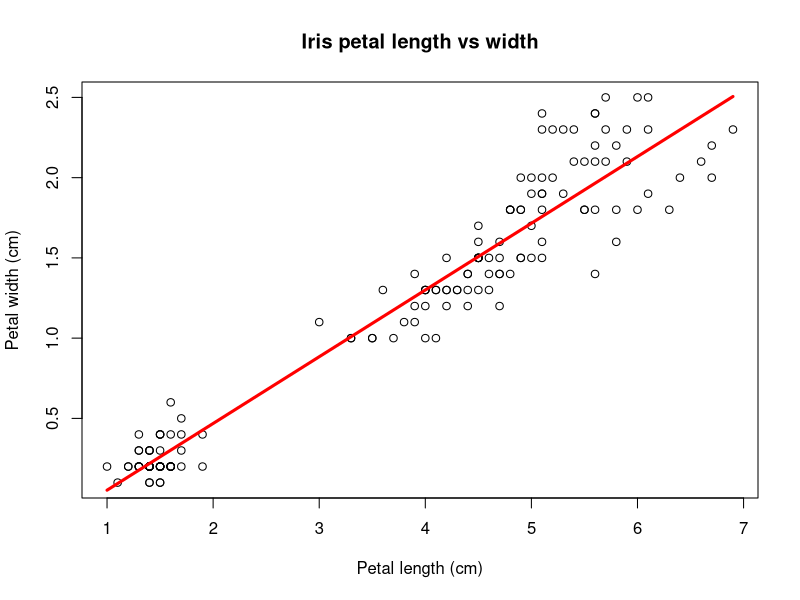

Here is the R script that generated this plot:
data("iris")
head(iris)

#scatterplot
plot(
  x= iris$Petal.Length,
  y= iris$Petal.Width,
  main = "Iris petal length vs width",
  xlab = "Petal length (cm)",
  ylab = "Petal width (cm)"
)

#create LR model
model <- lm(
  formula = Petal.Width ~ Petal.Length,
  data = iris
)

summary(model)

#create linear regression
lines(
  x = iris$Petal.Length,
  y= model$fitted,
  col = "red",
  lwd = 3
)

cor(
  x= iris$Petal.Length,
  y= iris$Petal.Width
)

#prediction
predict(
  object = model,
  newdata = data.frame(
    Petal.Length = c(2, 5, 7) #random chosen values
  )
)
